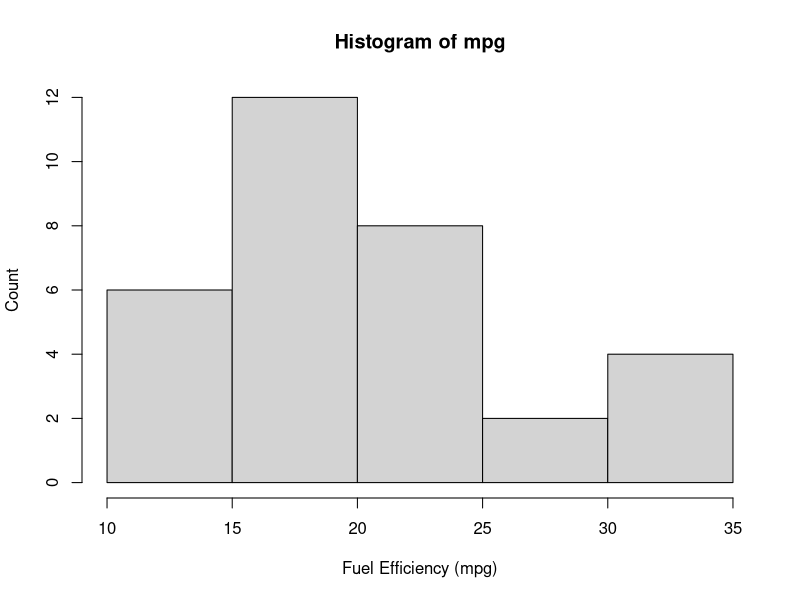
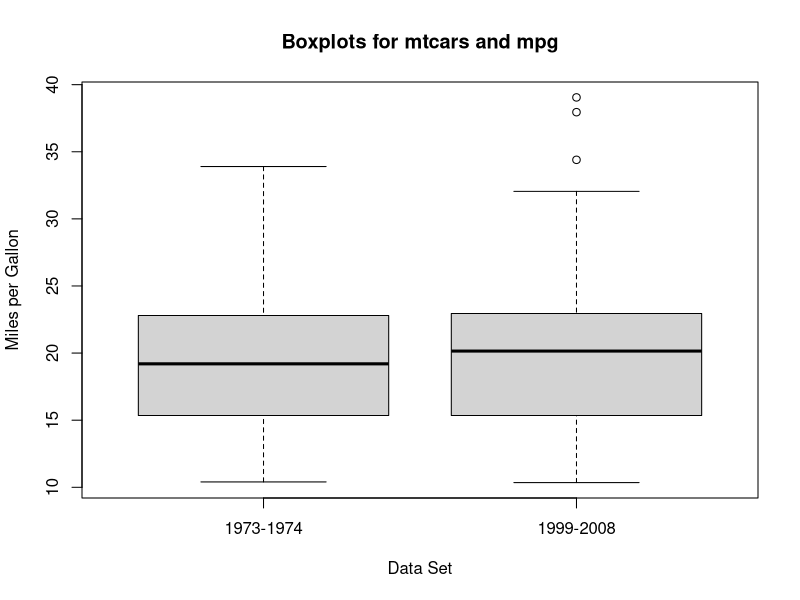
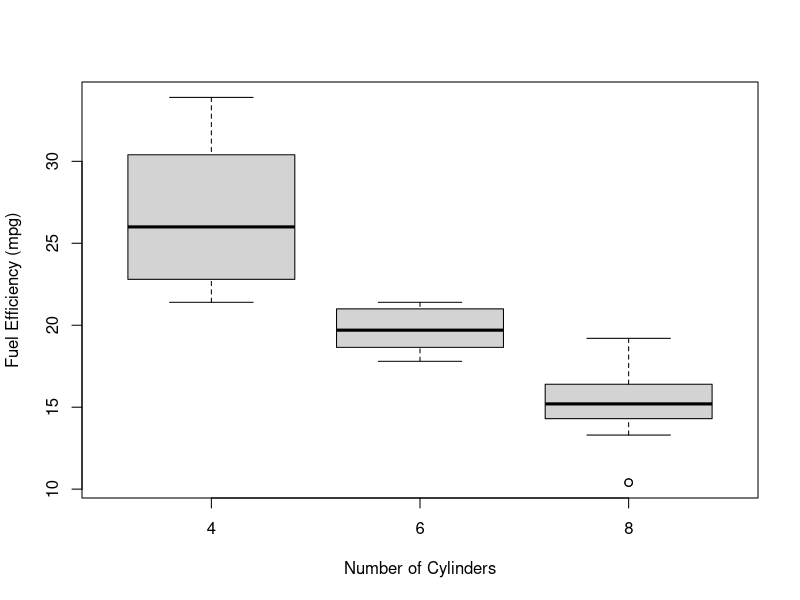
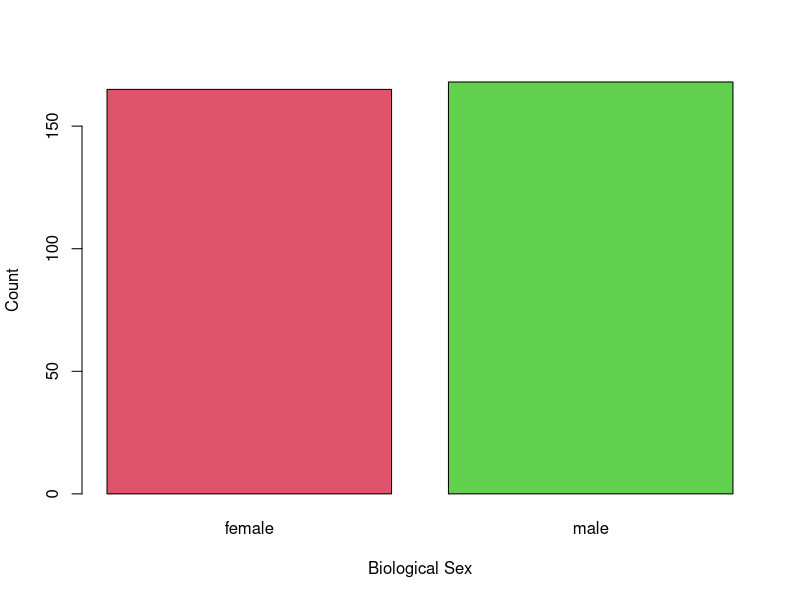

Write R code to recreate these figures, in order.
## ---- chunk 1
#| include: false
library(dplyr)
library(palmerpenguins)
set.seed(2112)
## ---- chunk 2
#| echo: false

hist(mtcars$mpg, main = "Histogram of mpg",
    xlab = "Fuel Efficiency (mpg)", ylab = "Count")
## ---- chunk 3
t.test(mtcars$mpg, mu = 19, 
    alternative = "two.sided")
## ---- chunk 4
#| echo: false
data("mpg", package = "ggplot2")

head(mpg)

mpg <- mpg %>%
    mutate(overall = 0.55*cty + 0.45*hwy)
## ---- chunk 5
#| echo: true
t.test(mpg$overall, mu = 19)
## ---- chunk 6
#| echo: false
boxplot(mtcars$mpg, mpg$overall,
    main = "Boxplots for mtcars and mpg",
    xaxt = "n", ylab = "Miles per Gallon", xlab = "Data Set")
axis(side = 1, labels = c("1973-1974", "1999-2008"), at = 1:2)
## ---- chunk 7
t.test(mtcars$mpg, mpg$overall, alternative = "less")
## ---- chunk 8
mean(mtcars$mpg); mean(mpg$overall)
## ---- chunk 9
#| echo: false

boxplot(mpg ~ factor(cyl), data = mtcars,
    ylab = "Fuel Efficiency (mpg)", xlab = "Number of Cylinders")
## ---- chunk 10
#| echo: false
mtcars %>%
    group_by(cyl) %>%
    summarise(mean = mean(mpg), sd = sd(mpg), size = n()) %>%
    knitr::kable(digits = 2)
## ---- chunk 11
summary(aov(mpg ~ factor(cyl), data = mtcars))
## ---- chunk 12
#| echo: false

barplot(table(penguins$sex), col = c(2, 3),
    xlab = "Biological Sex", ylab = "Count")
## ---- chunk 13
table(penguins$sex == "male")
prop.test(table(penguins$sex == "male"), p = 0.5, alternative = "less")
## ---- chunk 14
# Code to specify the islands
db <- penguins[penguins$island %in% c("Dream", "Biscoe"),]
# Ensure that R ignores the third island)
db$island <- factor(db$island)
# Create a two-way table
table(db$island, db$sex)
## ---- chunk 15
prop.test(table(db$island, db$sex))
## ---- chunk 16
table(penguins$island, penguins$sex)
## ---- chunk 17
chisq.test(table(penguins$island, penguins$sex))
## ---- chunk 18
chisq.test(table(penguins$sex, penguins$island))
